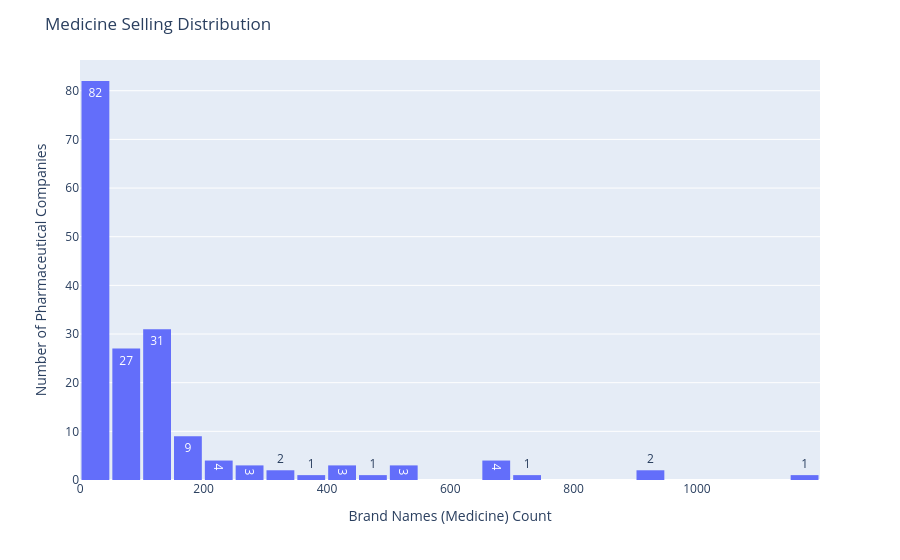

The code cell stored with this chart in its notebook:
### Markdown cell above
## Medicine Selling Distribution

### Code cell
figure = px.histogram(df_manufacturer, x="brand names count", text_auto=True)

figure.update_layout(
    title_text='Medicine Selling Distribution', # title of plot
    xaxis_title_text='Brand Names (Medicine) Count', # xaxis label
    yaxis_title_text='Number of Pharmaceutical Companies', # yaxis label
    bargap=0.05, # gap between bars of adjacent location coordinates
    bargroupgap=0.05 # gap between bars of the same location coordinates
)
figure.show()
print("Plotted medicine selling distribution histogram.")

### Figure 1 — Plotly figure (JSON) as saved in the notebook; plotly's stock layout.template omitted (floating-point values rounded to 4 significant figures; data arrays with more than 128 entries replaced by an {"elided": "..."} marker saying what was removed)
{"data": [{"bingroup": "x", "hovertemplate": "brand names count=%{x}<br>count=%{y}<extra></extra>", "legendgroup": "", "marker": {"color": "#636efa", "pattern": {"shape": ""}}, "name": "", "orientation": "v", "showlegend": false, "texttemplate": "%{value}", "type": "histogram", "x": {"elided": "240 float values"}, "xaxis": "x", "yaxis": "y"}], "layout": {"bargap": 0.05, "bargroupgap": 0.05, "barmode": "relative", "legend": {"tracegroupgap": 0}, "margin": {"t": 60}, "title": {"text": "Medicine Selling Distribution"}, "xaxis": {"anchor": "y", "domain": [0, 1], "title": {"text": "Brand Names (Medicine) Count"}}, "yaxis": {"anchor": "x", "domain": [0, 1], "title": {"text": "Number of Pharmaceutical Companies"}}}}
